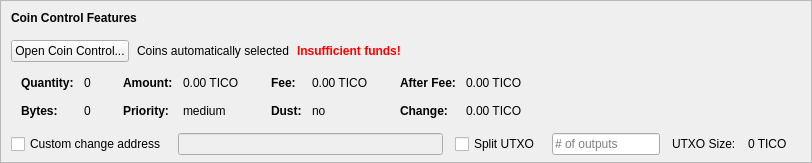
    <widget class="QFrame" name="frameCoinControl">
     <property name="sizePolicy">
      <sizepolicy hsizetype="Expanding" vsizetype="Expanding">
       <horstretch>0</horstretch>
       <verstretch>0</verstretch>
      </sizepolicy>
     </property>
     <property name="maximumSize">
      <size>
       <width>16777215</width>
       <height>16777215</height>
      </size>
     </property>
     <property name="frameShape">
      <enum>QFrame::StyledPanel</enum>
     </property>
     <property name="frameShadow">
      <enum>QFrame::Sunken</enum>
     </property>
     <layout class="QVBoxLayout" name="verticalLayoutCoinControl2">
      <property name="spacing">
       <number>0</number>
      </property>
      <property name="leftMargin">
       <number>0</number>
      </property>
      <property name="topMargin">
       <number>0</number>
      </property>
      <property name="rightMargin">
       <number>0</number>
      </property>
      <property name="bottomMargin">
       <number>6</number>
      </property>
      <item>
       <layout class="QVBoxLayout" name="verticalLayoutCoinControl" stretch="0,0,0,0,1">
        <property name="spacing">
         <number>0</number>
        </property>
        <property name="leftMargin">
         <number>10</number>
        </property>
        <property name="topMargin">
         <number>10</number>
        </property>
        <item>
         <layout class="QHBoxLayout" name="horizontalLayoutCoinControl1">
          <property name="bottomMargin">
           <number>15</number>
          </property>
          <item>
           <widget class="QLabel" name="labelCoinControlFeatures">
            <property name="sizePolicy">
             <sizepolicy hsizetype="Preferred" vsizetype="Maximum">
              <horstretch>0</horstretch>
              <verstretch>0</verstretch>
             </sizepolicy>
            </property>
            <property name="font">
             <font>
              <weight>75</weight>
              <bold>true</bold>
             </font>
            </property>
            <property name="styleSheet">
             <string notr="true">font-weight:bold;</string>
            </property>
            <property name="text">
             <string>Coin Control Features</string>
            </property>
           </widget>
          </item>
         </layout>
        </item>
        <item>
         <layout class="QHBoxLayout" name="horizontalLayoutCoinControl2" stretch="0,0,0,0">
          <property name="spacing">
           <number>8</number>
          </property>
          <property name="bottomMargin">
           <number>10</number>
          </property>
          <item>
           <widget class="QPushButton" name="pushButtonCoinControl">
            <property name="styleSheet">
             <string notr="true"/>
            </property>
            <property name="text">
             <string>Open Coin Control...</string>
            </property>
            <property name="autoDefault">
             <bool>false</bool>
            </property>
           </widget>
          </item>
          <item>
           <widget class="QLabel" name="labelCoinControlAutomaticallySelected">
            <property name="text">
             <string>Coins automatically selected</string>
            </property>
            <property name="margin">
             <number>5</number>
            </property>
           </widget>
          </item>
          <item>
           <widget class="QLabel" name="labelCoinControlInsuffFunds">
            <property name="font">
             <font>
              <weight>75</weight>
              <bold>true</bold>
             </font>
            </property>
            <property name="styleSheet">
             <string notr="true">color:red;font-weight:bold;</string>
            </property>
            <property name="text">
             <string>Insufficient funds!</string>
            </property>
            <property name="margin">
             <number>5</number>
            </property>
           </widget>
          </item>
          <item>
           <spacer name="horizontalSpacerCoinControl">
            <property name="orientation">
             <enum>Qt::Horizontal</enum>
            </property>
            <property name="sizeHint" stdset="0">
             <size>
              <width>40</width>
              <height>1</height>
             </size>
            </property>
           </spacer>
          </item>
         </layout>
        </item>
        <item>
         <widget class="QWidget" name="widgetCoinControl" native="true">
          <property name="sizePolicy">
           <sizepolicy hsizetype="Preferred" vsizetype="Preferred">
            <horstretch>0</horstretch>
            <verstretch>0</verstretch>
           </sizepolicy>
          </property>
          <property name="minimumSize">
           <size>
            <width>0</width>
            <height>0</height>
           </size>
          </property>
          <property name="styleSheet">
           <string notr="true"/>
          </property>
          <layout class="QHBoxLayout" name="horizontalLayoutCoinControl5">
           <property name="leftMargin">
            <number>0</number>
           </property>
           <property name="topMargin">
            <number>0</number>
           </property>
           <property name="rightMargin">
            <number>0</number>
           </property>
           <property name="bottomMargin">
            <number>0</number>
           </property>
           <item>
            <layout class="QHBoxLayout" name="horizontalLayoutCoinControl3" stretch="0,0,0,1">
             <property name="spacing">
              <number>20</number>
             </property>
             <property name="topMargin">
              <number>0</number>
             </property>
             <property name="bottomMargin">
              <number>10</number>
             </property>
             <item>
              <layout class="QFormLayout" name="formLayoutCoinControl1">
               <property name="horizontalSpacing">
                <number>10</number>
               </property>
               <property name="verticalSpacing">
                <number>14</number>
               </property>
               <property name="leftMargin">
                <number>10</number>
               </property>
               <property name="topMargin">
                <number>4</number>
               </property>
               <property name="rightMargin">
                <number>6</number>
               </property>
               <item row="0" column="0">
                <widget class="QLabel" name="labelCoinControlQuantityText">
                 <property name="font">
                  <font>
                   <weight>75</weight>
                   <bold>true</bold>
                  </font>
                 </property>
                 <property name="text">
                  <string>Quantity:</string>
                 </property>
                 <property name="margin">
                  <number>0</number>
                 </property>
                </widget>
               </item>
               <item row="0" column="1">
                <widget class="QLabel" name="labelCoinControlQuantity">
                 <property name="cursor">
                  <cursorShape>IBeamCursor</cursorShape>
                 </property>
                 <property name="contextMenuPolicy">
                  <enum>Qt::ActionsContextMenu</enum>
                 </property>
                 <property name="text">
                  <string notr="true">0</string>
                 </property>
                 <property name="margin">
                  <number>0</number>
                 </property>
                 <property name="textInteractionFlags">
                  <set>Qt::LinksAccessibleByMouse|Qt::TextSelectableByKeyboard|Qt::TextSelectableByMouse</set>
                 </property>
                </widget>
               </item>
               <item row="1" column="0">
                <widget class="QLabel" name="labelCoinControlBytesText">
                 <property name="font">
                  <font>
                   <weight>75</weight>
                   <bold>true</bold>
                  </font>
                 </property>
                 <property name="text">
                  <string>Bytes:</string>
                 </property>
                </widget>
               </item>
               <item row="1" column="1">
                <widget class="QLabel" name="labelCoinControlBytes">
                 <property name="cursor">
                  <cursorShape>IBeamCursor</cursorShape>
                 </property>
                 <property name="contextMenuPolicy">
                  <enum>Qt::ActionsContextMenu</enum>
                 </property>
                 <property name="text">
                  <string notr="true">0</string>
                 </property>
                 <property name="textInteractionFlags">
                  <set>Qt::LinksAccessibleByMouse|Qt::TextSelectableByKeyboard|Qt::TextSelectableByMouse</set>
                 </property>
                </widget>
               </item>
              </layout>
             </item>
             <item>
              <layout class="QFormLayout" name="formLayoutCoinControl2">
               <property name="horizontalSpacing">
                <number>10</number>
               </property>
               <property name="verticalSpacing">
                <number>14</number>
               </property>
               <property name="leftMargin">
                <number>6</number>
               </property>
               <property name="topMargin">
                <number>4</number>
               </property>
               <property name="rightMargin">
                <number>6</number>
               </property>
               <item row="0" column="0">
                <widget class="QLabel" name="labelCoinControlAmountText">
                 <property name="font">
                  <font>
                   <weight>75</weight>
                   <bold>true</bold>
                  </font>
                 </property>
                 <property name="text">
                  <string>Amount:</string>
                 </property>
                 <property name="margin">
                  <number>0</number>
                 </property>
                </widget>
               </item>
               <item row="0" column="1">
                <widget class="QLabel" name="labelCoinControlAmount">
                 <property name="cursor">
                  <cursorShape>IBeamCursor</cursorShape>
                 </property>
                 <property name="contextMenuPolicy">
                  <enum>Qt::ActionsContextMenu</enum>
                 </property>
                 <property name="text">
                  <string notr="true">0.00 TICO</string>
                 </property>
                 <property name="textInteractionFlags">
                  <set>Qt::LinksAccessibleByMouse|Qt::TextSelectableByKeyboard|Qt::TextSelectableByMouse</set>
                 </property>
                </widget>
               </item>
               <item row="1" column="0">
                <widget class="QLabel" name="labelCoinControlPriorityText">
                 <property name="font">
                  <font>
                   <weight>75</weight>
                   <bold>true</bold>
                  </font>
                 </property>
                 <property name="text">
                  <string>Priority:</string>
                 </property>
                </widget>
               </item>
               <item row="1" column="1">
                <widget class="QLabel" name="labelCoinControlPriority">
                 <property name="cursor">
                  <cursorShape>IBeamCursor</cursorShape>
                 </property>
                 <property name="contextMenuPolicy">
                  <enum>Qt::ActionsContextMenu</enum>
                 </property>
                 <property name="text">
                  <string>medium</string>
                 </property>
                 <property name="textInteractionFlags">
                  <set>Qt::LinksAccessibleByMouse|Qt::TextSelectableByKeyboard|Qt::TextSelectableByMouse</set>
                 </property>
                </widget>
               </item>
              </layout>
             </item>
             <item>
              <layout class="QFormLayout" name="formLayoutCoinControl3">
               <property name="horizontalSpacing">
                <number>10</number>
               </property>
               <property name="verticalSpacing">
                <number>14</number>
               </property>
               <property name="leftMargin">
                <number>6</number>
               </property>
               <property name="topMargin">
                <number>4</number>
               </property>
               <property name="rightMargin">
                <number>6</number>
               </property>
               <item row="0" column="0">
                <widget class="QLabel" name="labelCoinControlFeeText">
                 <property name="font">
                  <font>
                   <weight>75</weight>
                   <bold>true</bold>
                  </font>
                 </property>
                 <property name="text">
                  <string>Fee:</string>
                 </property>
                 <property name="margin">
                  <number>0</number>
                 </property>
                </widget>
               </item>
               <item row="0" column="1">
                <widget class="QLabel" name="labelCoinControlFee">
                 <property name="cursor">
                  <cursorShape>IBeamCursor</cursorShape>
                 </property>
                 <property name="contextMenuPolicy">
                  <enum>Qt::ActionsContextMenu</enum>
                 </property>
                 <property name="text">
                  <string notr="true">0.00 TICO</string>
                 </property>
                 <property name="textInteractionFlags">
                  <set>Qt::LinksAccessibleByMouse|Qt::TextSelectableByKeyboard|Qt::TextSelectableByMouse</set>
                 </property>
                </widget>
               </item>
               <item row="1" column="0">
                <widget class="QLabel" name="labelCoinControlLowOutputText">
                 <property name="font">
                  <font>
                   <weight>75</weight>
                   <bold>true</bold>
                  </font>
                 </property>
                 <property name="text">
                  <string>Dust:</string>
                 </property>
                </widget>
               </item>
               <item row="1" column="1">
                <widget class="QLabel" name="labelCoinControlLowOutput">
                 <property name="cursor">
                  <cursorShape>IBeamCursor</cursorShape>
                 </property>
                 <property name="contextMenuPolicy">
                  <enum>Qt::ActionsContextMenu</enum>
                 </property>
                 <property name="text">
                  <string>no</string>
                 </property>
                 <property name="textInteractionFlags">
                  <set>Qt::LinksAccessibleByMouse|Qt::TextSelectableByKeyboard|Qt::TextSelectableByMouse</set>
                 </property>
                </widget>
               </item>
              </layout>
             </item>
             <item>
              <layout class="QFormLayout" name="formLayoutCoinControl4">
               <property name="horizontalSpacing">
                <number>10</number>
               </property>
               <property name="verticalSpacing">
                <number>14</number>
               </property>
               <property name="leftMargin">
                <number>6</number>
               </property>
               <property name="topMargin">
                <number>4</number>
               </property>
               <property name="rightMargin">
                <number>6</number>
               </property>
               <item row="0" column="0">
                <widget class="QLabel" name="labelCoinControlAfterFeeText">
                 <property name="font">
                  <font>
                   <weight>75</weight>
                   <bold>true</bold>
                  </font>
                 </property>
                 <property name="text">
                  <string>After Fee:</string>
                 </property>
                 <property name="margin">
                  <number>0</number>
                 </property>
                </widget>
               </item>
               <item row="0" column="1">
                <widget class="QLabel" name="labelCoinControlAfterFee">
                 <property name="cursor">
                  <cursorShape>IBeamCursor</cursorShape>
                 </property>
                 <property name="contextMenuPolicy">
                  <enum>Qt::ActionsContextMenu</enum>
                 </property>
                 <property name="text">
                  <string notr="true">0.00 TICO</string>
                 </property>
                 <property name="textInteractionFlags">
                  <set>Qt::LinksAccessibleByMouse|Qt::TextSelectableByKeyboard|Qt::TextSelectableByMouse</set>
                 </property>
                </widget>
               </item>
               <item row="1" column="0">
                <widget class="QLabel" name="labelCoinControlChangeText">
                 <property name="font">
                  <font>
                   <weight>75</weight>
                   <bold>true</bold>
                  </font>
                 </property>
                 <property name="text">
                  <string>Change:</string>
                 </property>
                </widget>
               </item>
               <item row="1" column="1">
                <widget class="QLabel" name="labelCoinControlChange">
                 <property name="cursor">
                  <cursorShape>IBeamCursor</cursorShape>
                 </property>
                 <property name="contextMenuPolicy">
                  <enum>Qt::ActionsContextMenu</enum>
                 </property>
                 <property name="text">
                  <string notr="true">0.00 TICO</string>
                 </property>
                 <property name="textInteractionFlags">
                  <set>Qt::LinksAccessibleByMouse|Qt::TextSelectableByKeyboard|Qt::TextSelectableByMouse</set>
                 </property>
                </widget>
               </item>
              </layout>
             </item>
            </layout>
           </item>
          </layout>
         </widget>
        </item>
        <item>
         <layout class="QHBoxLayout" name="horizontalLayoutCoinControl4" stretch="0,0,0,0,0,0,0">
          <property name="spacing">
           <number>12</number>
          </property>
          <property name="sizeConstraint">
           <enum>QLayout::SetDefaultConstraint</enum>
          </property>
          <property name="topMargin">
           <number>5</number>
          </property>
          <property name="rightMargin">
           <number>5</number>
          </property>
          <item>
           <widget class="QCheckBox" name="checkBoxCoinControlChange">
            <property name="toolTip">
             <string>If this is activated, but the change address is empty or invalid, change will be sent to a newly generated address.</string>
            </property>
            <property name="text">
             <string>Custom change address</string>
            </property>
           </widget>
          </item>
          <item>
           <widget class="QValidatedLineEdit" name="lineEditCoinControlChange">
            <property name="enabled">
             <bool>false</bool>
            </property>
            <property name="sizePolicy">
             <sizepolicy hsizetype="Expanding" vsizetype="Fixed">
              <horstretch>0</horstretch>
              <verstretch>0</verstretch>
             </sizepolicy>
            </property>
           </widget>
          </item>
          <item>
           <widget class="QCheckBox" name="splitBlockCheckBox">
            <property name="text">
             <string>Split UTXO</string>
            </property>
           </widget>
          </item>
          <item>
           <widget class="QLineEdit" name="splitBlockLineEdit">
            <property name="sizePolicy">
             <sizepolicy hsizetype="Fixed" vsizetype="Fixed">
              <horstretch>50</horstretch>
              <verstretch>0</verstretch>
             </sizepolicy>
            </property>
            <property name="placeholderText">
             <string># of outputs</string>
            </property>
           </widget>
          </item>
          <item>
           <widget class="QLabel" name="labelBlockSizeText">
            <property name="text">
             <string>UTXO Size:</string>
            </property>
           </widget>
          </item>
          <item>
           <widget class="QLabel" name="labelBlockSize">
            <property name="text">
             <string>0 TICO</string>
            </property>
           </widget>
          </item>
          <item>
           <widget class="QLabel" name="labelCoinControlChangeLabel">
            <property name="sizePolicy">
             <sizepolicy hsizetype="Preferred" vsizetype="Expanding">
              <horstretch>0</horstretch>
              <verstretch>0</verstretch>
             </sizepolicy>
            </property>
            <property name="minimumSize">
             <size>
              <width>0</width>
              <height>0</height>
             </size>
            </property>
            <property name="text">
             <string/>
            </property>
            <property name="margin">
             <number>3</number>
            </property>
           </widget>
          </item>
         </layout>
        </item>
        <item>
         <spacer name="verticalSpacerCoinControl">
          <property name="orientation">
           <enum>Qt::Vertical</enum>
          </property>
          <property name="sizeHint" stdset="0">
           <size>
            <width>800</width>
            <height>1</height>
           </size>
          </property>
         </spacer>
        </item>
       </layout>
      </item>
     </layout>
    </widget>
